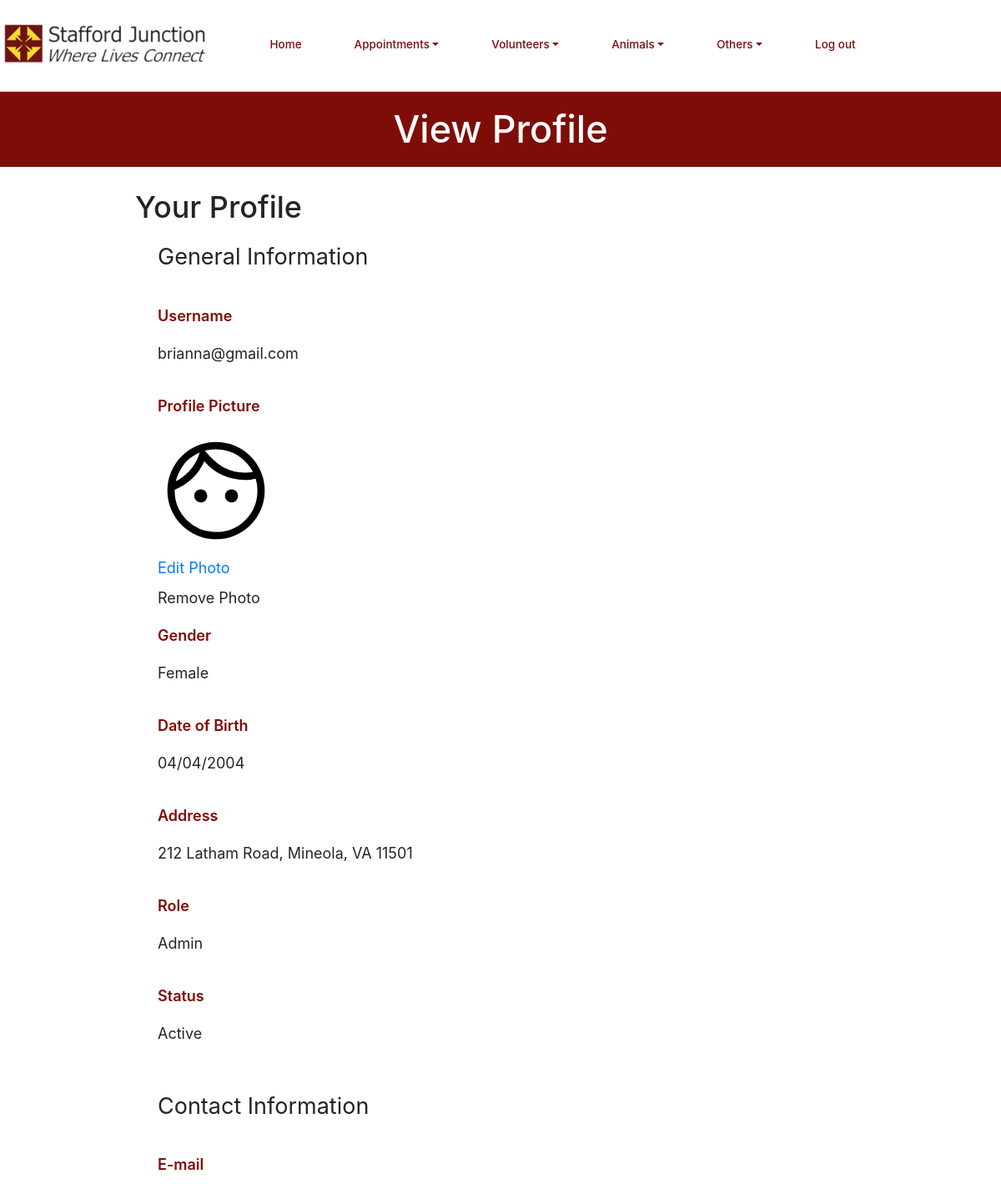
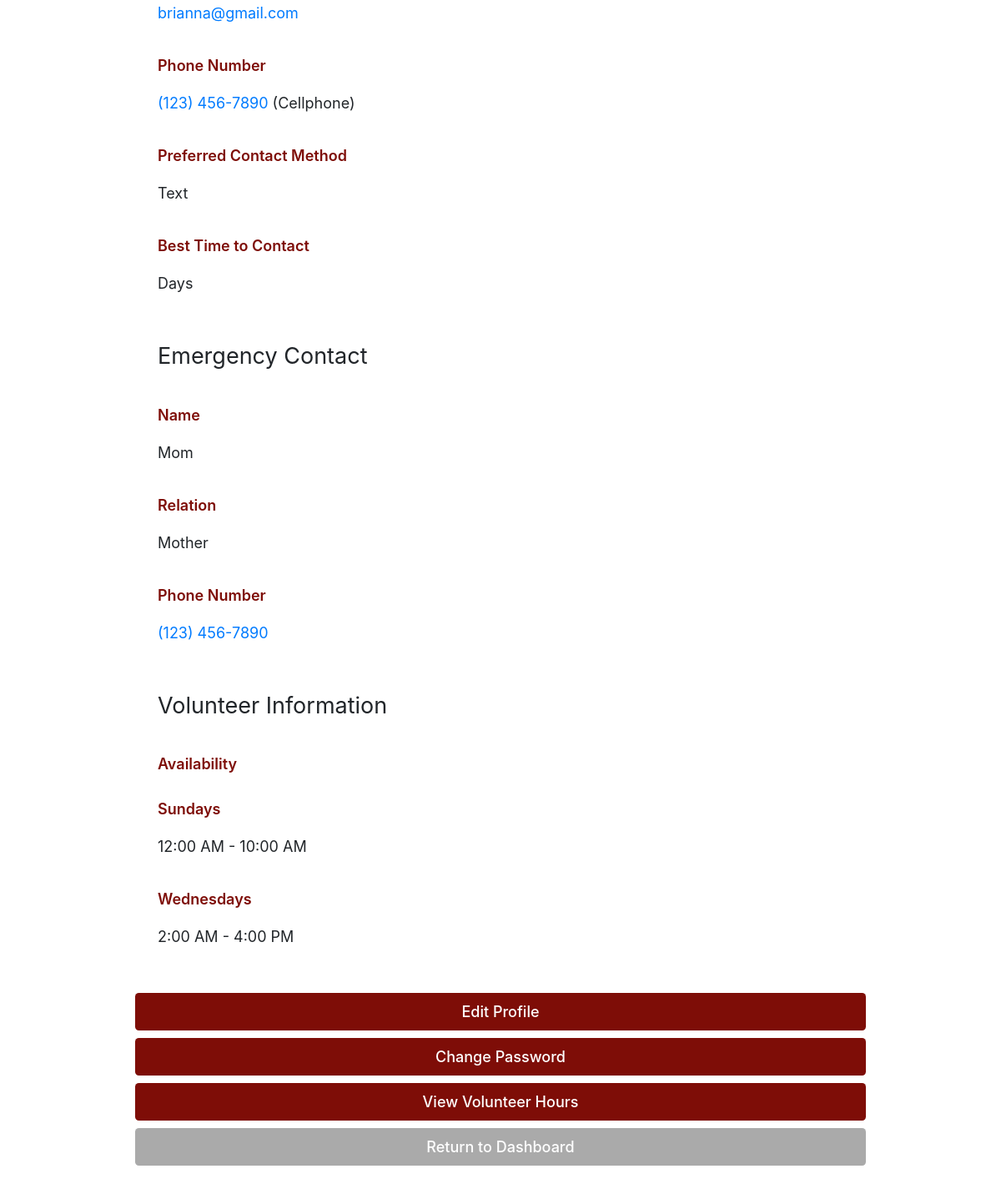
Page /viewProfile.php (signed in) on the committed database (2 pictures, top to bottom).
### tables this page shows
CREATE TABLE `dbPersons` (
  `id` varchar(256) NOT NULL,
  `start_date` text DEFAULT NULL,
  `venue` text DEFAULT NULL,
  `first_name` text NOT NULL,
  `last_name` text DEFAULT NULL,
  `address` text DEFAULT NULL,
  `city` text DEFAULT NULL,
  `state` varchar(2) DEFAULT NULL,
  `zip` text DEFAULT NULL,
  `phone1` varchar(12) NOT NULL,
  `phone1type` text DEFAULT NULL,
  `phone2` varchar(12) DEFAULT NULL,
  `phone2type` text DEFAULT NULL,
  `birthday` text DEFAULT NULL,
  `email` text DEFAULT NULL,
  `contact_name` text NOT NULL,
  `contact_num` varchar(12) NOT NULL,
  `relation` text NOT NULL,
  `contact_time` text NOT NULL,
  `cMethod` text DEFAULT NULL,
  `type` text DEFAULT NULL,
  `status` text DEFAULT NULL,
  `availability` text DEFAULT NULL,
  `schedule` text DEFAULT NULL,
  `hours` text DEFAULT NULL,
  `notes` text DEFAULT NULL,
  `password` text DEFAULT NULL,
  `sundays_start` char(5) DEFAULT NULL,
  `sundays_end` char(5) DEFAULT NULL,
  `mondays_start` char(5) DEFAULT NULL,
  `mondays_end` char(5) DEFAULT NULL,
  `tuesdays_start` char(5) DEFAULT NULL,
  `tuesdays_end` char(5) DEFAULT NULL,
  `wednesdays_start` char(5) DEFAULT NULL,
  `wednesdays_end` char(5) DEFAULT NULL,
  `thursdays_start` char(5) DEFAULT NULL,
  `thursdays_end` char(5) DEFAULT NULL,
  `fridays_start` char(5) DEFAULT NULL,
  `fridays_end` char(5) DEFAULT NULL,
  `saturdays_start` char(5) DEFAULT NULL,
  `saturdays_end` char(5) DEFAULT NULL,
  `profile_pic` text NOT NULL,
  `force_password_change` tinyint(1) NOT NULL,
  `gender` varchar(6) NOT NULL
);

### database/dbPersons.php (called while the page is built, shortened)
<?php
include_once(dirname(__FILE__).'/../domain/Person.php');
function retrieve_person($id) {
    $con=connect();
    $query = "SELECT * FROM dbPersons WHERE id = '" . $id . "'";
    $result = mysqli_query($con,$query);
    $result_row = mysqli_fetch_assoc($result);
    $thePerson = make_a_person($result_row);
    return $thePerson;
}
function make_a_person($result_row) {
    $thePerson = new Person(
                    $result_row['first_name'],
                    $result_row['last_name'],
                    $result_row['venue'],
                    $result_row['address'],
                    $result_row['city'],
                    $result_row['state'],
                    $result_row['zip'],
                    @$result_row['profile_pic'],
                    $result_row['phone1'],
                    $result_row['phone1type'],
                    $result_row['phone2'],
                    $result_row['phone2type'],
                    $result_row['email'],
                    $result_row['contact_name'],
                    $result_row['contact_num'],
                    $result_row['relation'],
                    $result_row['contact_time'],
                    $result_row['type'],
                    $result_row['status'],
                    $result_row['cMethod'],
                    $result_row['availability'],
                    $result_row['schedule'],
                    $result_row['hours'],
                    $result_row['birthday'],
                    $result_row['start_date'],
                    $result_row['notes'],
                    $result_row['password'],
                    $result_row['sundays_start'],
                    $result_row['sundays_end'],
                    $result_row['mondays_start'],
                    $result_row['mondays_end'],
                    $result_row['tuesdays_start'],
                    $result_row['tuesdays_end'],
                    $result_row['wednesdays_start'],
                    $result_row['wednesdays_end'],
                    $result_row['thursdays_start'],
                    $result_row['thursdays_end'],
                    $result_row['fridays_start'],
                    $result_row['fridays_end'],
                    $result_row['saturdays_start'],
                    $result_row['saturdays_end'],
                    $result_row['force_password_change'],
                    $result_row['gender']
                );
    return $thePerson;
}

### domain/Person.php (called while the page is built, shortened)
<?php
class Person {
	private $id;
	private $address;
	private $city;
	private $state;
	private $zip;
  	private $profile_pic;
	private $phone1;
	private $phone1type;
	private $birthday;
	private $email;
	private $contact_name;
	private $contact_num;
	private $relation;
	private $contact_time;
	private $cMethod;
	private $type;
	private $status;
	private $sundaysStart;
	private $sundaysEnd;
	private $wednesdaysStart;
	private $wednesdaysEnd;
	private $gender;
	function __construct($f, $l, $v, $a, $c, $s, $z, $pp, $p1, $p1t, $p2, $p2t, $e,
			$cn, $cpn, $rel,
			$ct, $t, $st, $cntm,
			$av, $sch, $hrs, $bd, $sd,
			$notes, $pass,
			$suns, $sune, $mons, $mone, $tues, $tuee, $weds, $wede,
			$thus, $thue, $fris, $frie, $sats, $sate, $mcp, $gender) {
		$this->id = $e;
		$this->address = $a;
		$this->city = $c;
		$this->state = $s;
		$this->zip = $z;
    		$this->profile_pic = $pp;
		$this->phone1 = $p1;
		$this->phone1type = $p1t;
		$this->birthday = $bd;
		$this->email = $e;
		$this->contact_name = $cn;
		$this->contact_num = $cpn;
		$this->relation = $rel;
		$this->contact_time = $ct;
		$this->cMethod = $cntm;
		$this->type = $t !== "" ? explode(',', $t) : array();
		$this->status = $st;
		$this->sundaysStart = $suns;
		$this->sundaysEnd = $sune;
		$this->wednesdaysStart = $weds;
		$this->wednesdaysEnd = $wede;
		$this->gender = $gender;
	}
	function get_id() {
		return $this->id;
	}
	function get_address() {
		return $this->address;
	}
	function get_city() {
		return $this->city;
	}
	function get_state() {
		return $this->state;
	}
	function get_zip() {
		return $this->zip;
	}
  function get_profile_pic() {
    return $this->profile_pic;
  }
	function get_phone1() {
		return $this->phone1;
	}
	function get_phone1type() {
		return $this->phone1type;
	}
	function get_birthday() {
		return $this->birthday;
	}
	function get_email() {
		return $this->email;
	}
	function get_contact_name() {
		return $this->contact_name;
	}
	function get_contact_num() {
		return $this->contact_num;
	}
	function get_relation() {
		return $this->relation;
	}
	function get_contact_time() {
		return $this->contact_time;
	}
	function get_cMethod() {
		return $this->cMethod;
	}
	function get_type() {
		return $this->type;
	}
	function get_status() {
		return $this->status;
	}
	function get_sunday_availability_start() {
		return $this->sundaysStart;
	}
	function get_sunday_availability_end() {
		return $this->sundaysEnd;
	}
	function get_wednesday_availability_start() {
		return $this->wednesdaysStart;
	}
	function get_wednesday_availability_end() {
		return $this->wednesdaysEnd;
	}
	function get_gender() {
		return $this->gender;
	}
}

### include/output.php (called while the page is built, shortened)
<?php
    function hsc($input) {
        return htmlspecialchars($input);
    }
    function time24hTo12h($time) {
        $hour = substr($time, 0, 2);
        $minute = substr($time, 3, 2);
        $hour = intval($hour);
        if ($hour < 12) {
            if ($hour == 0) {
                $hour = 12;
            }
            return hsc($hour . ':' . $minute . ' AM');
        } else if ($hour > 12) {
            $hour -= 12;
        }
        return hsc($hour . ':' . $minute . ' PM');
    }
    function formatPhoneNumber($number) {
        $str = '(' . substr($number, 0, 3) . ') ' . substr($number, 3, 3) . '-' . substr($number, 6, 4);
        return hsc($str);
    }

### viewProfile.php (the view, shortened to what this page needs)
<?php
    $accessLevel = 0;
    $userID = null;
    $isAdmin = false;
    if (isset($_SESSION['_id'])) {
        $accessLevel = $_SESSION['access_level'];
        $isAdmin = $accessLevel >= 2;
        $userID = $_SESSION['_id'];
    } else {
        header('Location: login.php');
        die();
    }
    if ($isAdmin && isset($_GET['id'])) {
        require_once('include/input-validation.php');
        $args = sanitize($_GET);
        $id = strtolower($args['id']);
    } else {
        $id = $userID;
    }
    require_once('database/dbPersons.php');
    $user = retrieve_person($id);
    $viewingOwnProfile = $id == $userID;
?>
<!DOCTYPE html>
<html>
    <head>
        <?php require_once('universal.inc') ?>
    </head>
    <body>
        <?php
            require_once('header.php');
            require_once('include/output.php');
        ?>
        <h1>View Profile</h1>
        <main class="general">
            <?php if ($viewingOwnProfile): ?>
                <h2>Your Profile</h2>
            <?php else: ?>
                <h2>Viewing <?php echo $user->get_first_name() . ' ' . $user->get_last_name() ?></h2>
            <?php endif ?>
            <fieldset>
                <legend>General Information</legend>
                <label>Username</label>
                <p><?php echo $user->get_id() ?></p>
                <label>Profile Picture</label>
                <img class="profile-pic" src="<?php
                    $profile_pic = $user -> get_profile_pic();
                    if ($profile_pic) {
                        echo $profile_pic;
                    } else {
                        echo 'images/default-profile-picture.svg';
                    }
                  ?>"width="140" height="140">
                <a id="edit-profile-picture" class="link-like">Edit Photo</a>
                <?php
                  echo '<a href="viewProfile.php?id='.$id.'&removePic=true" style="color:inherit">Remove Photo</a>'
                ?>
                <label>Gender</label>
                <p><?php echo $user->get_gender(); ?></p>
                <label>Date of Birth</label>
                <p><?php echo date('d/m/Y', strtotime($user->get_birthday())) ?></p>
                <label>Address</label>
                <p><?php echo $user->get_address() . ', ' . $user->get_city() . ', ' . $user->get_state() . ' ' . $user->get_zip() ?></p>
                <label>Role</label>
                <p><?php echo ucfirst($user->get_type()[0]) ?></p>
                <label>Status</label>
                <p><?php
                    $status = ucfirst($user->get_status());
                    $reason = $user->get_notes();
                    if ($status == "Inactive" && $reason) {
                        echo "Inactive (" . $reason . ")";
                    } else {
                        echo $status;
                    }
                ?></p>
            </fieldset>
            <fieldset>
                <legend>Contact Information</legend>
                <label>E-mail</label>
                <p><a href="mailto:<?php echo $user->get_email() ?>"><?php echo $user->get_email() ?></a></p>
                <label>Phone Number</label>
                <p><a href="tel:<?php echo $user->get_phone1() ?>"><?php echo formatPhoneNumber($user->get_phone1()) ?></a> (<?php echo ucfirst($user->get_phone1type()) ?>)</p>
                <label>Preferred Contact Method</label>
                <p><?php echo ucfirst($user->get_cMethod()) ?></p>
                <label>Best Time to Contact</label>
                <p><?php echo ucfirst($user->get_contact_time()) ?></p>
            </fieldset>
            <fieldset>
                <legend>Emergency Contact</legend>
                <label>Name</label>
                <p><?php echo $user->get_contact_name() ?></p>
                <label>Relation</label>
                <p><?php echo $user->get_relation() ?></p>
                <label>Phone Number</label>
                <p><a href="tel:<?php echo $user->get_contact_num() ?>"><?php echo formatPhoneNumber($user->get_contact_num()) ?></a></p>
            </fieldset>
            <fieldset>
                <legend>Volunteer Information</legend>
                <label>Availability</label>
                <?php if ($user->get_sunday_availability_start()): ?>
                    <label>Sundays</label>
                    <p><?php echo time24hTo12h($user->get_sunday_availability_start()) . ' - ' . time24hTo12h($user->get_sunday_availability_end()) ?></p>
                <?php endif ?>
                <?php if ($user->get_wednesday_availability_start()): ?>
                    <label>Wednesdays</label>
                    <p><?php echo time24hTo12h($user->get_wednesday_availability_start()) . ' - ' . time24hTo12h($user->get_wednesday_availability_end()) ?></p>
                <?php endif ?>
            </fieldset>
            <a class="button" href="editProfile.php<?php if ($id != $userID) echo '?id=' . $id ?>">Edit Profile</a>
            <?php if ($id != $userID): ?>
                <?php if (($accessLevel == 2 && $user->get_access_level() == 1) || $accessLevel >= 3): ?>
                    <a class="button" href="resetPassword.php?id=<?php echo htmlspecialchars($_GET['id']) ?>">Reset Password</a>
                <?php endif ?>
                <a class="button" href="volunteerReport.php?id=<?php echo htmlspecialchars($_GET['id']) ?>">View Volunteer Hours</a>
                <a class="button cancel" href="personSearch.php">Return to User Search</a>
            <?php else: ?>
                <a class="button" href="changePassword.php">Change Password</a>
                <a class="button" href="volunteerReport.php">View Volunteer Hours</a>
                <a class="button cancel" href="index.php">Return to Dashboard</a>
            <?php endif ?>
        </main>
    </body>
</html>

### rows in the picture
dbpersons: id "brianna@gmail.com", gender "Female", birthday "04/04/2004", address "212 Latham Road", city "Mineola", state "VA", zip "11501", status "Active", email "brianna@gmail.com", phone1 "(123) 456-7890", phone1type "Cellphone", cMethod "Text", contact_time "Days", contact_name "Mom", relation "Mother", contact_num "(123) 456-7890", sundays_start "12:00 AM", sundays_end "10:00 AM", wednesdays_start "2:00 AM", wednesdays_end "4:00 PM"

### other values in the picture
$user->get_type()[0] "Admin"
